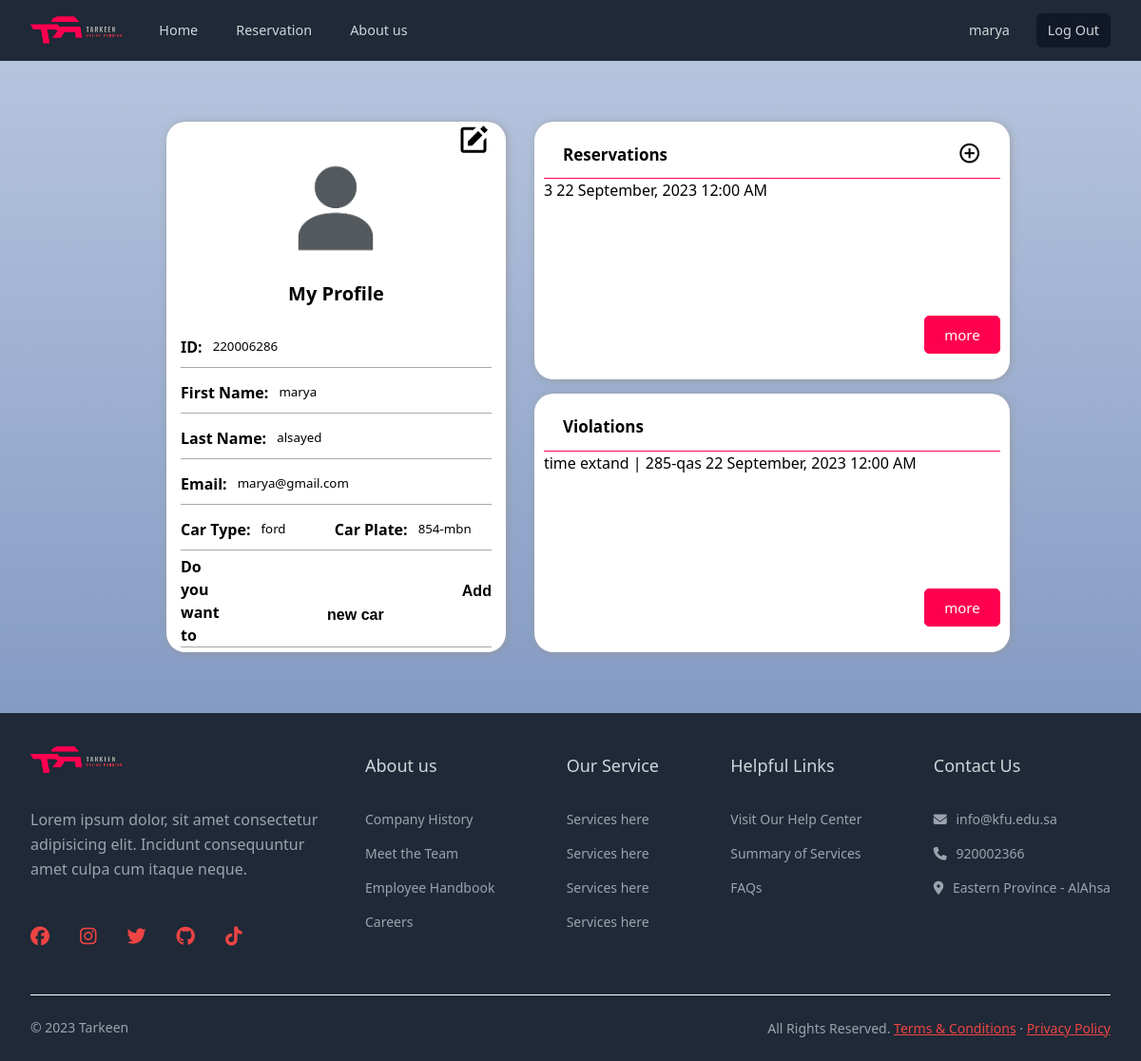
The app's page /home.php (signed in), older data.
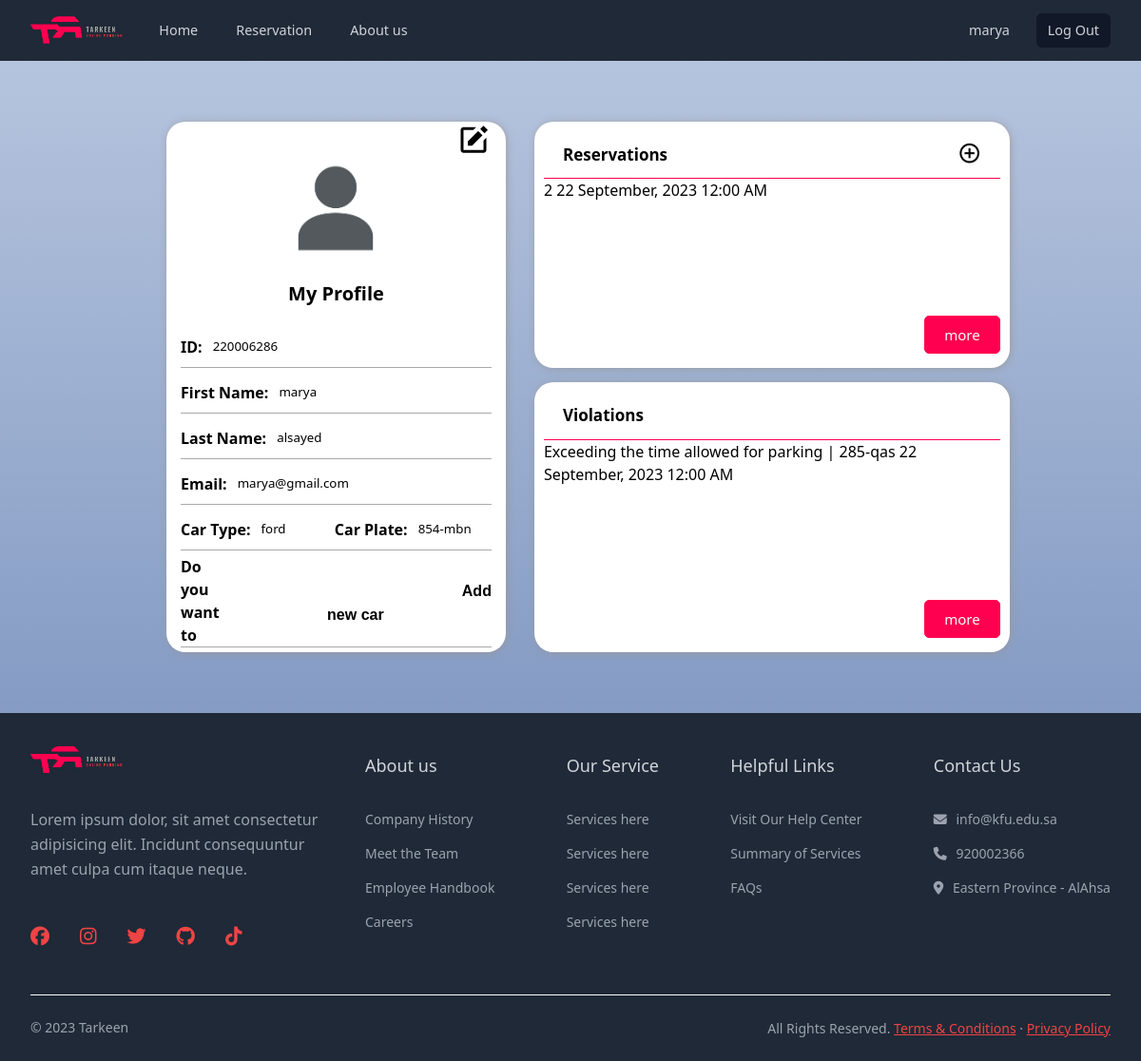
The same page, newer data.
### tables this page shows
CREATE TABLE Reservation
(
    reservation_id       int(128) NOT NULL
        AUTO_INCREMENT,
    reservation_datetime datetime NOT NULL,
    extensions_count     int (10) DEFAULT 0,
    enter_datetime       datetime (6),
    exit_datetime        datetime (6),
    parking_id           int (128) NOT NULL,
    car_id               int (128) NOT NULL,
    reserver_id          int (128) NOT NULL,
    PRIMARY KEY
        (reservation_id),
    FOREIGN KEY
        (parking_id) REFERENCES ParkingSpots
        (parking_id),
    FOREIGN KEY
        (car_id) REFERENCES Cars
        (car_id),
    FOREIGN KEY
        (reserver_id) REFERENCES Users
        (user_id)
);

CREATE TABLE ParkingSpots
(
    parking_id     int(128) NOT NULL
        AUTO_INCREMENT,
    zone_number    varchar(10) NOT NULL,
    floor_number   int (10) NOT NULL,
    parking_number int (10) NOT NULL,
    PRIMARY KEY
        (parking_id)
);

CREATE TABLE Violations
(
    violation_id           int(128) NOT NULL
        AUTO_INCREMENT,
    violation_datetime     datetime NOT NULL,
    violation_end_datetime datetime NOT NULL,
    car_id                 int (128) NOT NULL,
    violation_type_id      int (128) NOT NULL,
    violator_id            int (128) NOT NULL,
    violated_id            int (128) NOT NULL,
    note                   varchar(256),

    PRIMARY KEY
        (violation_id),
    FOREIGN KEY
        (car_id) REFERENCES Cars
        (car_id),
    FOREIGN KEY
        (violation_type_id) REFERENCES ViolationTypes
        (violation_type_id),
    FOREIGN KEY
        (violator_id) REFERENCES Users
        (user_id),
    FOREIGN KEY
        (violated_id) REFERENCES Users
        (user_id)
);

CREATE TABLE ViolationTypes
(
    violation_type_id int(128) NOT NULL
        AUTO_INCREMENT,
    `name`            varchar(256) NOT NULL,
    number_of_days    int(128),
    PRIMARY KEY
        (violation_type_id)
);

CREATE TABLE Cars
(
    car_id    int(128) NOT NULL
        AUTO_INCREMENT,
    car_type  varchar(15) NOT NULL,
    car_plate varchar(15) NOT NULL,
    owner_id  int (128) NOT NULL,
    deleted   tinyint(1) NOT NULL DEFAULT 0,
    PRIMARY KEY
        (car_id),
    FOREIGN KEY
        (owner_id) REFERENCES Users
        (user_id)
);

### snippets/get_user.php (called while the page is built, shortened)
<?php
if (isset($_SESSION['user_id'])) {
    $user_id = $_SESSION['user_id'];
    $query = "SELECT * FROM Users WHERE user_id = ?";
    $stmt = $connection->prepare($query);
    $stmt->bind_param("i", $user_id);
    $stmt->execute();
    $result = $stmt->get_result();
    $user = $result->fetch_assoc();
    $queryCars = "SELECT car_id, car_type, car_plate FROM Cars WHERE owner_id = ? and deleted=FALSE";
    $stmtCars = $connection->prepare($queryCars);
    $stmtCars->bind_param("i", $user_id);
    $stmtCars->execute();
    $resultCars = $stmtCars->get_result();
    $cars = array();
    while ($row = $resultCars->fetch_assoc()) {
        $cars[] = $row;
    }
    $user['cars'] = $cars;
    $reservationQuery = "SELECT Reservation.reservation_id, Reservation.reservation_datetime, Reservation.extensions_count, ParkingSpots.parking_number
                        FROM `Reservation`
                        JOIN `ParkingSpots` ON ParkingSpots.parking_id = Reservation.parking_id
                        WHERE Reservation.reserver_id = ?
                        ORDER BY Reservation.reservation_datetime DESC";
    $stmtReservations = $connection->prepare($reservationQuery);
    $stmtReservations->bind_param("i", $user_id);
    $stmtReservations->execute();
    $resultReservations = $stmtReservations->get_result();
    $reservations = array();
    while ($row = $resultReservations->fetch_assoc()) {
        $reservations[] = $row;
    }
    $user['reservations'] = $reservations;
    if ($user["user_type_id"] == "3") {
        $vailoationQuery = "SELECT Violations.violation_id, ViolationTypes.name, Violations.violation_datetime,Violations.note, Cars.car_plate
                        FROM `Violations`
                        JOIN `ViolationTypes` ON ViolationTypes.violation_type_id = Violations.violation_type_id
                        JOIN `Cars` ON Cars.car_id = Violations.car_id
                        WHERE Violations.violated_id = ?
                        ORDER BY Violations.violation_datetime DESC";
    } else {
        $vailoationQuery = "SELECT Violations.violation_id, ViolationTypes.name, Violations.violation_datetime,Violations.note, Cars.car_plate
                        FROM `Violations`
                        JOIN `ViolationTypes` ON ViolationTypes.violation_type_id = Violations.violation_type_id
                        JOIN `Cars` ON Cars.car_id = Violations.car_id
                        WHERE Violations.violator_id = ?
                        ORDER BY Violations.violation_datetime DESC";
    }
    $stmtViolations = $connection->prepare($vailoationQuery);
    $stmtViolations->bind_param("i", $user_id);
    $stmtViolations->execute();
    $resultViolations = $stmtViolations->get_result();
    $violations = array();
    while ($row = $resultViolations->fetch_assoc()) {
        $violations[] = $row;
    }
    $user['violations'] = $violations;
}

### snippets/base.php (called while the page is built, shortened)
<?php
include "database_connection.php";
include "get_user.php";
?>

### home.php (the view, shortened to what the changed rows need)
<?php include "snippets/base.php" ?>
<!DOCTYPE html>
<html lang="en">
<head>
    <?php include "snippets/layout/head.php" ?>
    <link rel="stylesheet" href="/assets/css/profilestyle.css">
</head>
<body class="body">
<main>
    <div class="container-profile">
        <div class="right">
            <?php if ($user["user_type_id"] == "1" || $user["user_type_id"] == "2"): ?>
                <div class="violation">
                    <ul class="reservations-list">
                        <?php
                        if (count($user['reservations']) > 0) {
                            $displayedReservations = 0;
                            foreach ($user['reservations'] as $reservation) {
                                if ($displayedReservations < 3) {
                                    ?>
                                    <a href="/reservations/show.php?reservation_id=<?= $reservation['reservation_id'] ?>"
                                       class="link">
                                        <li>
                                            <span><?= $reservation['parking_number'] ?></span>
                                            <span><?= date('d F, Y h:i A', strtotime($reservation['reservation_datetime'])) ?></span>
                                        </li>
                                    </a>
                                    <?php
                                    $displayedReservations++;
                                } else {
                                    break;
                                }
                            }
                        }
                        ?>
                    </ul>
                </div>
            <?php endif; ?>
            <div class="violation">
                <ul class="violation-list">
                    <?php
                    if (isset($user['violations']) && count($user['violations']) > 0) {
                        $displayedViolations = 0;
                        foreach ($user['violations'] as $violation) {
                            if ($displayedViolations < 3) {
                                ?>
                                <li>
                                    <span><?php echo $violation['name'] . '  |   ' . $violation['car_plate']; ?></span>
                                    <span><?php echo date('d F, Y h:i A', strtotime($violation['violation_datetime'])) ?></span>
                                </li>
                                <?php
                                $displayedViolations++;
                            } else {
                                break;
                            }
                        }
                    }
                    ?>
                </ul>
            </div>
        </div>
    </div>
</main>
</body>
</html>

Row changes from the older to the newer data that the page shows:
changed reservation: parking.parking_number "3" → "2"
changed violations "285-qas": violation_type.name "time extand" → "Exceeding the time allowed for parking"
